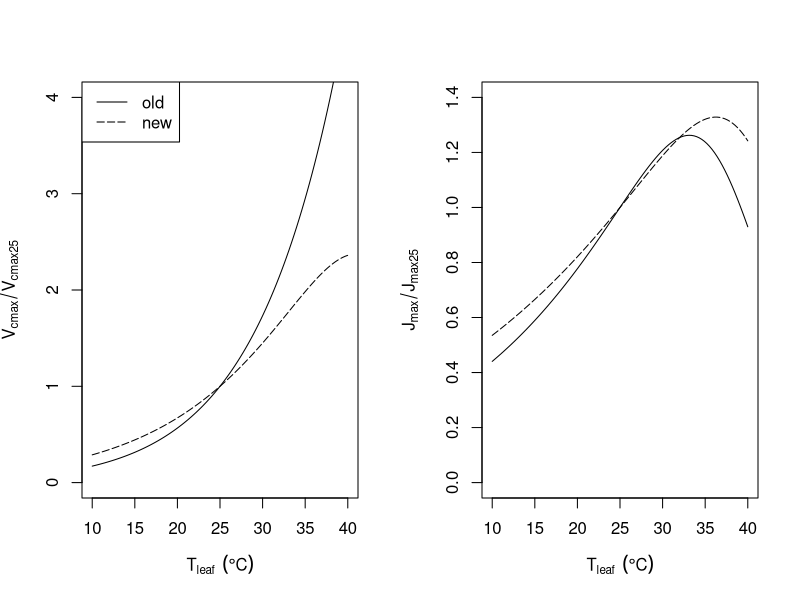

This figure's R source:
## ---- chunk 1
.Rgas <- function()8.314
Tk <- function(x)x+273.15
TJmax <- function(Tleaf, EaJ, delsJ, EdVJ){
  J1 <- 1+exp((298.15*delsJ-EdVJ)/.Rgas()/298.15)
  J2 <- 1+exp((Tk(Tleaf)*delsJ-EdVJ)/.Rgas()/Tk(Tleaf))
  exp(EaJ/.Rgas()*(1/298.15 - 1/Tk(Tleaf)))*J1/J2
}

# Vcmax temperature response (Arrhenius)
TVcmax <- function(Tleaf, EaV, delsC, EdVC){
  
  if(EdVC > 0){
    V1 <- 1+exp((delsC*(25 + 273.15)-EdVC)/(.Rgas()*(25 + 273.15)))
    V2 <- 1+exp((delsC*(Tleaf+273.15)-EdVC)/(.Rgas()*(Tk(Tleaf))))
    f <- V1/V2
  } else f <- 1
  
  exp((Tleaf-25)*EaV/(.Rgas()*Tk(Tleaf)*Tk(25))) * f
}

par(mfrow=c(1,2))
curve(TVcmax(x, 82620.87,645.1013,0), from=10, to=40, ylim=c(0,4),
      xlab=expression(T[leaf]~~(degree*C)), 
      ylab=expression(V[cmax] / V[cmax25]))
curve(TVcmax(x, 58550,629.26,200000), from=10, to=40, lty=5, add=T)
legend("topleft", c("old","new"), lty=c(1,5))

curve(TJmax(x, 39676.89, 641.3615, 200000), from=10, to=40, ylim=c(0,1.4),
      xlab=expression(T[leaf]~~(degree*C)), 
      ylab=expression(J[max] / J[max25]))
curve(TJmax(x, 29680, 631.88, 200000), from=10, to=40, add=T, lty=5)

